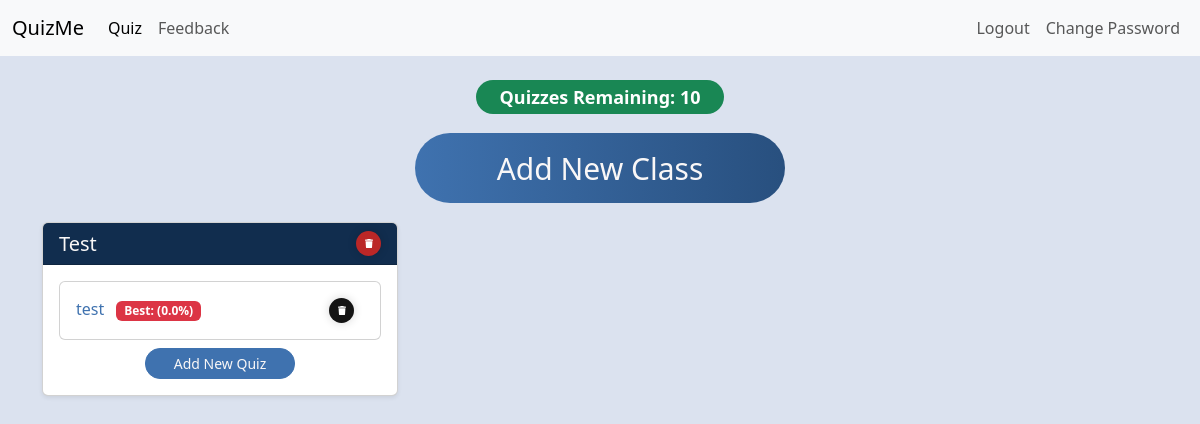
/quiz-selector (signed in), run on the app's committed database.
### main.py (models this page shows)
class User(UserMixin, db.Model):
    __tablename__ = "users"
    id: Mapped[int] = mapped_column(Integer, primary_key=True)
    email: Mapped[str] = mapped_column(String(100), unique=True)
    password: Mapped[str] = mapped_column(String(100))
    name: Mapped[str] = mapped_column(String(100))
    premium_level: Mapped[int] = mapped_column(Integer)
    date_of_signup: Mapped[Date] = mapped_column(Date)
    end_date_premium: Mapped[Date] = mapped_column(Date)
    points: Mapped[int] = mapped_column(Integer)
    quiz_count: Mapped[int] = mapped_column(Integer)

class ClassList(db.Model):
    __tablename__ = "class_list"
    id: Mapped[int] = mapped_column(Integer, primary_key=True)
    user_id: Mapped[int] = mapped_column(Integer, db.ForeignKey("users.id"))
    class_name: Mapped[str] = mapped_column(String(250), unique=False, nullable=False)

class Quiz(db.Model):
    __tablename__ = "quizzes"
    id: Mapped[int] = mapped_column(Integer, primary_key=True)
    user_id: Mapped[int] = mapped_column(Integer, db.ForeignKey("users.id"))
    quiz_json: Mapped[str] = mapped_column(JSON())
    title: Mapped[str] = mapped_column(String())
    class_name: Mapped[str] = mapped_column(String(250), unique=False, nullable=False)
    total_questions: Mapped[int] = mapped_column(Integer)
    best_score: Mapped[int] = mapped_column(Integer)

### main.py (the view)
@app.route('/quiz-selector', methods=["GET", "POST"])
def quiz_selector():
    form = NoteInput()
    if not current_user.is_authenticated:
        return redirect(url_for('login'))
    elif current_user.is_authenticated:
        class_list = ClassList.query.filter_by(user_id=current_user.id).all()
    quizzes = Quiz.query.filter_by(user_id=current_user.id).all()
    return render_template("quiz_selector.html", form=form, class_list=class_list, quizzes=quizzes)

### main.py (called while the page is built)
@login_manager.user_loader
def load_user(user_id):
    return db.get_or_404(User, user_id)

### templates/quiz_selector.html (shortened to what this page needs)
{% include "header.html" %}
{% block content %}
<div class="container mt-4">
    <div class="text-center mb-3">
        <div class="quiz-counter">
            <h4 class="mb-1">
                <span class="badge {% if current_user.quiz_count >= 1 and current_user.quiz_count <= 5  %}bg-warning{% elif current_user.quiz_count ==0 %}bg-danger{% else %}bg-success{% endif %} rounded-pill px-4 py-2">
                    Quizzes Remaining: {{ current_user.quiz_count }}
                </span>
            </h4>
        </div>
        <button type="button" class="create_class_button" data-bs-toggle="modal" data-bs-target="#addClassModal">
            Add New Class
        </button>
    </div>
    {%if not current_user.is_authenticated%}
        <div class="text-center mt-4">
            <h3 class="mb-4">Please login to view your quizzes</h3>
        </div>
    {% else %}
        {% if class_list %}
            <div class="row">
            {% for class in class_list %}
            <div class="col-md-4 mb-4">
                <div class="card shadow-sm">
                    <div class="card-header d-flex justify-content-between align-items-center">
                        <h5 class="card-title mb-0">{{ class.class_name }}</h5>
                        <div class="d-flex gap-2">
                            <form action="{{ url_for('delete_class', class_name=class.class_name) }}" method="POST" onsubmit="return confirm('Are you sure you want to delete this class?');" class="m-0">
                                <button type="submit" class="delete_class_button" aria-label="Delete class">
                                    <svg viewBox="0 0 448 512" class="svgIcon">
                                        <path d="M135.2 17.7L128 32H32C14.3 32 0 46.3 0 64S14.3 96 32 96H416c17.7 0 32-14.3 32-32s-14.3-32-32-32H320l-7.2-14.3C307.4 6.8 296.3 0 284.2 0H163.8c-12.1 0-23.2 6.8-28.6 17.7zM416 128H32L53.2 467c1.6 25.3 22.6 45 47.9 45H346.9c25.3 0 46.3-19.7 47.9-45L416 128z" />
                                    </svg>
                                </button>
                            </form>
                        </div>
                    </div>
                    <div class="card-body">
                        {% set class_quizzes = quizzes|selectattr('class_name', 'equalto', class.class_name)|list %}
                        {% if class_quizzes %}
                            <div class="row g-2">
                                {% for quiz in class_quizzes %}
                                <div class="col-12 mb-1">
                                    <div class="card">
                                        <div class="card-body">
                                            <div class="d-flex justify-content-between align-items-center">
                                                <h6 class="card-title mb-0">
                                                    <a href="{{ url_for('quiz', quiz_id=quiz.id) }}" class="text-decoration-none">
                                                        {{ quiz.title }}
                                                    </a>
                                                        <span class="badge {% if (quiz.best_score / quiz.total_questions * 100)|round == 100 %}bg-success{% else %}bg-danger{% endif %} ms-2">Best: ({{ (quiz.best_score / quiz.total_questions * 100)|round }}%)</span>
                                                </h6>
                                                <form action="{{ url_for('delete_quiz', quiz_id=quiz.id) }}" method="POST" onsubmit="return confirm('Are you sure you want to delete this quiz?');">
                                                    <button type="submit" class="delete_quiz_button" aria-label="Delete quiz">
                                                        <svg viewBox="0 0 448 512" class="svgIcon">
                                                            <path d="M135.2 17.7L128 32H32C14.3 32 0 46.3 0 64S14.3 96 32 96H416c17.7 0 32-14.3 32-32s-14.3-32-32-32H320l-7.2-14.3C307.4 6.8 296.3 0 284.2 0H163.8c-12.1 0-23.2 6.8-28.6 17.7zM416 128H32L53.2 467c1.6 25.3 22.6 45 47.9 45H346.9c25.3 0 46.3-19.7 47.9-45L416 128z" />
                                                        </svg>
                                                    </button>
                                                </form>
                                            </div>
                                        </div>
                                    </div>
                                </div>
                                {% endfor %}
                            </div>
                            <div class="text-center mt-1">
                                <button type="button" class="add_quiz_button btn btn-sm btn-primary" data-bs-toggle="modal" data-bs-target="#createQuizModal" data-class-name="{{ class.class_name }}">
                                    Add New Quiz
                                </button>
                            </div>
                        {% else %}
                        <div class="text-center mt-1">
                            <button type="button" class="add_quiz_button btn btn-sm btn-primary" data-bs-toggle="modal" data-bs-target="#createQuizModal" data-class-name="{{ class.class_name }}">
                                Add New Quiz
                            </button>
                        </div>
                        {% endif %}
                    </div>
                </div>
            </div>
            {% endfor %}
        </div>
    {% else %}
        <div class="text-center mt-4">
            <h3 class="mb-4">No Classes Added Yet</h3>
            <p>Click the button above to add your first class!</p>
        </div>
    {% endif %}
    {% endif %}
</div>
{% endblock %}

### static/css/style.css (style rules this page uses)
:root { --primary-color: #F9F7F7; --secondary-color: #DBE2EF; --tertiary-color: #3F72AF; --quaternary-color: #112D4E; }

### data on the page
User: quiz_count "10"
ClassList: class_name "Test"
Quiz: title "test", (quiz.best_score/quiz.total_questions*100)|round "0.0"
